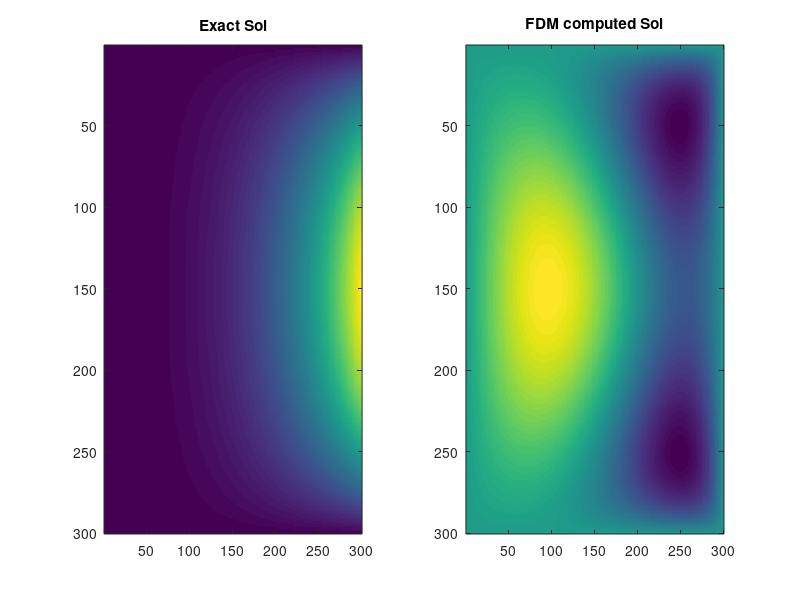

MATLAB code for this plot:


% FDM solution of 2D Poisson eqation
% -Del u = f; f = 6xy(1-y) - 2*x^2;
% Dirichlets boundry conditions (BCs) on every boundry: 
% which are  u(x,o) = u(x,1) =0; 
%  u(0,y) = 0;  u(1,y) = y(1-y); 
% exact solution is u = y(1 - y) x^3
% Discretizing scheme : Standard 5 point finite discretization
% solver for linear system : Direct solver

% AH Sheikh


n = 300;  % number of points in each X and Y directions.
h = 1/(n+1);


A = gallery('poisson',n);    % function for constructing discrete 
                             % poisson matrix with dirichlet BCs.                    
 

                             
[X,Y] = meshgrid(h:h:1-h, h:h:1-h);
rhs =  6.*X.*Y.*(1-Y) - 2.*(X.^2);     
rhs = reshape(rhs',n^2,1);



fdm_sol = A\rhs; 

fdm_sol_mat = reshape(fdm_sol,n,n);


u_exact = Y.*(1 - Y).*(X.^3);
figure(1), subplot(1,2,1), imagesc(u_exact), title('Exact Sol'), 
hold on, subplot(1,2,2), imagesc(fdm_sol_mat'), title('FDM computed Sol'), hold off
